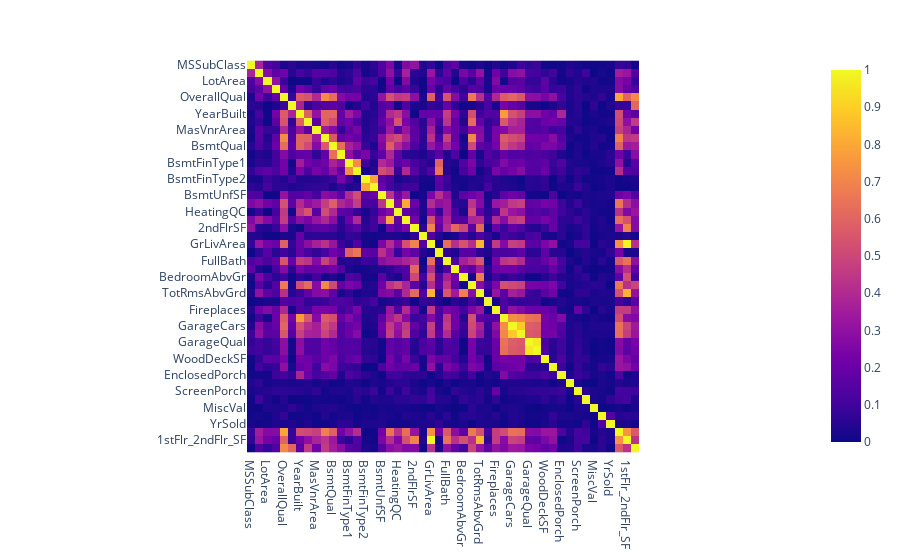

This figure's notebook cell:
### Code cell
#more capable, interactive and easier to use alternatives.
import plotly.express as px

#####
fig = px.imshow(df_corr)
fig.show()

### Figure 1 — Plotly figure (JSON) as saved in the notebook; plotly's stock layout.template omitted (floating-point values rounded to 4 significant figures; data arrays with more than 128 entries replaced by an {"elided": "..."} marker saying what was removed)
{"data": [{"coloraxis": "coloraxis", "hovertemplate": "x: %{x}<br>y: %{y}<br>color: %{z}<extra></extra>", "name": "0", "type": "heatmap", "x": ["MSSubClass", "LotFrontage", "LotArea", "LotShape", "OverallQual", "OverallCond", "YearBuilt", "YearRemodAdd", "MasVnrArea", "ExterQual", "BsmtQual", "BsmtCond", "BsmtFinType1", "BsmtFinSF1", "BsmtFinType2", "BsmtFinSF2", "BsmtUnfSF", "TotalBsmtSF", "HeatingQC", "1stFlrSF", "2ndFlrSF", "LowQualFinSF", "GrLivArea", "BsmtFullBath", "FullBath", "HalfBath", "BedroomAbvGr", "KitchenQual", "TotRmsAbvGrd", "Functional", "Fireplaces", "GarageYrBlt", "GarageCars", "GarageArea", "GarageQual", "GarageCond", "WoodDeckSF", "OpenPorchSF", "EnclosedPorch", "3SsnPorch", "ScreenPorch", "PoolArea", "MiscVal", "MoSold", "YrSold", "SalePrice", "1stFlr_2ndFlr_SF", "OverallGrade"], "xaxis": "x", "y": ["MSSubClass", "LotFrontage", "LotArea", "LotShape", "OverallQual", "OverallCond", "YearBuilt", "YearRemodAdd", "MasVnrArea", "ExterQual", "BsmtQual", "BsmtCond", "BsmtFinType1", "BsmtFinSF1", "BsmtFinType2", "BsmtFinSF2", "BsmtUnfSF", "TotalBsmtSF", "HeatingQC", "1stFlrSF", "2ndFlrSF", "LowQualFinSF", "GrLivArea", "BsmtFullBath", "FullBath", "HalfBath", "BedroomAbvGr", "KitchenQual", "TotRmsAbvGrd", "Functional", "Fireplaces", "GarageYrBlt", "GarageCars", "GarageArea", "GarageQual", "GarageCond", "WoodDeckSF", "OpenPorchSF", "EnclosedPorch", "3SsnPorch", "ScreenPorch", "PoolArea", "MiscVal", "MoSold", "YrSold", "SalePrice", "1stFlr_2ndFlr_SF", "OverallGrade"], "yaxis": "y", "z": {"elided": "48x48 float values"}}], "layout": {"coloraxis": {"colorscale": [[0, "#0d0887"], [0.1111, "#46039f"], [0.2222, "#7201a8"], [0.3333, "#9c179e"], [0.4444, "#bd3786"], [0.5556, "#d8576b"], [0.6667, "#ed7953"], [0.7778, "#fb9f3a"], [0.8889, "#fdca26"], [1, "#f0f921"]]}, "margin": {"t": 60}, "xaxis": {"anchor": "y", "constrain": "domain", "domain": [0, 1], "scaleanchor": "y"}, "yaxis": {"anchor": "x", "autorange": "reversed", "constrain": "domain", "domain": [0, 1]}}}
